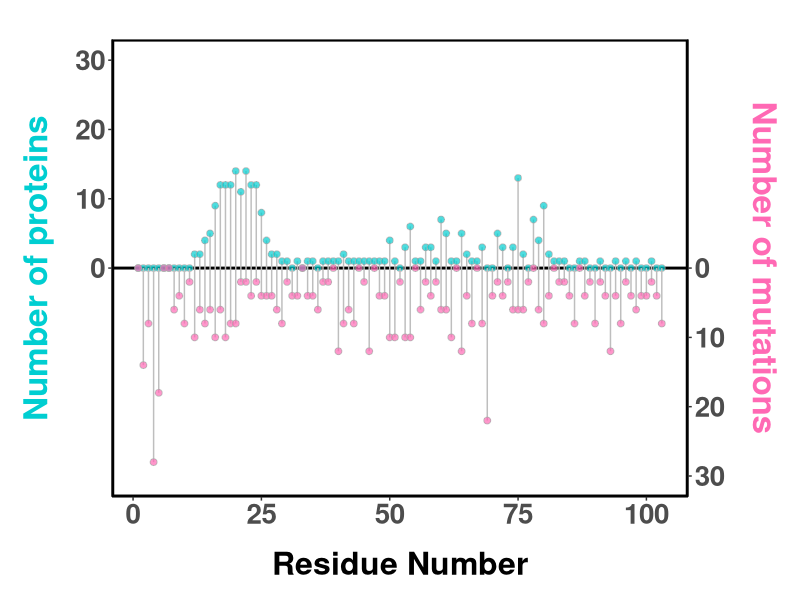

R code for this plot:
# Libraries
library(ggplot2)
library(dplyr)
library(forcats)
png(file="./H4_binding_mutation_sites_msa.png",width=10,height=4,units="in",res=300)
# Create data
binding <-read.table("./H4_binding_sites_msa.txt",header=FALSE, sep=",", col.names = c("residue","number"))
mutation <-read.table("./H4_mutation_sites_msa.txt",header=FALSE, sep=",", col.names = c("residue","number"))

  ggplot(binding,aes(x=residue, y=number)) +
    geom_hline(yintercept = 0, size=1) +
  geom_segment(data = binding, aes(x=residue,xend=residue, y=0,yend=number),lwd=0.5,color="grey") +
  geom_point(data = binding, aes(x=residue, y=number), size=2, color="dark grey", 
             fill=alpha("dark turquoise", 0.3), alpha=0.7, shape=21, stroke=0.5) +

  geom_segment(data = mutation, aes(x=residue,xend=residue, y=0,yend=-number*2),lwd=0.5,color="grey") +
  geom_point(data = mutation, aes(x=residue, y=-number*2), size=2, color="dark grey",
             fill=alpha("hot pink", 0.3), alpha=0.7, shape=21, stroke=0.5) +  
  theme_classic() + 
    scale_y_continuous(sec.axis = sec_axis(~.*1, name = "Number of mutations",
                                           breaks=c(0,-10,-20,-30), 
                                           labels=c(0,10,20,30)),
                       breaks=c(0,10,20,30,40,50), labels=c(0,10,20,30,40,50), limits = c(-30,30))  + 
  xlab("Residue Number") +
  ylab("Number of proteins") +

  theme(axis.title.x=element_blank()) + theme(panel.border = element_rect(size =1.5, fill = NA)) +
  theme(axis.title.y.right =element_text(angle=-90, vjust=3)) +
  theme(axis.title.y.left  =element_text(angle=90, vjust=3)) +
  theme(axis.title.x.bottom =element_text(angle=0, vjust=-2)) +
  theme(plot.title=element_text(size=18, vjust=4)) +
  theme(plot.margin = unit(c(1,1,1,1), "cm")) +
  theme(
    axis.title.x = element_blank(),
    axis.text.x = element_text(size = 20,face="bold"),
    axis.title.y.left = element_text(size = 24,face="bold",colour = "dark turquoise"),
    axis.title.y.right = element_text(size = 24,face="bold",colour = "hot pink"),
    axis.title.x.bottom = element_text(size = 23,face="bold",colour = "black"),
    axis.text.y = element_text(size = 20,face="bold"))


dev.off()